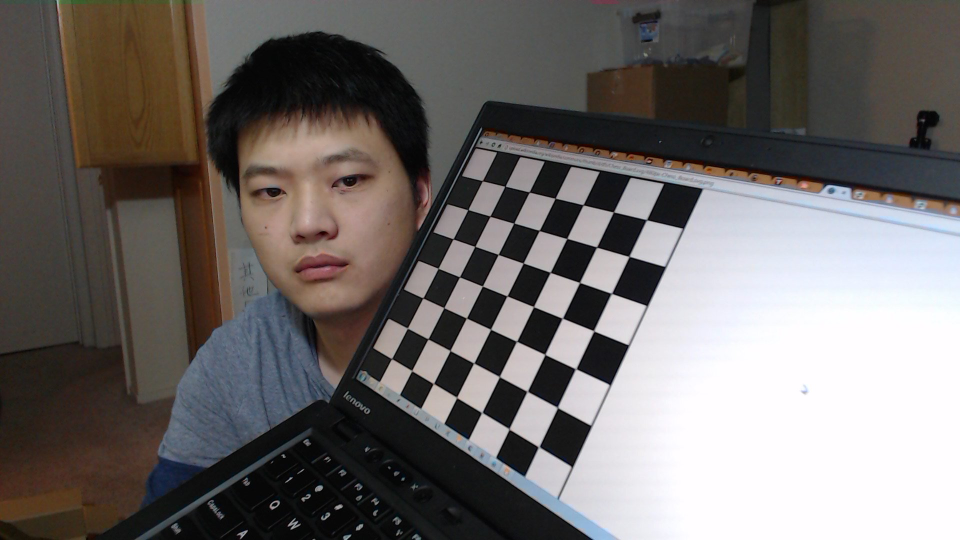
#> input picture cameraCali.jpg, 1920 x 1080 px (shown at 1/2 size); its folder holds only this picture in this run
$ python detectDistortion.py   (Python 2 division)
#> lines starting #> are read from the running program, lines starting #| are printed output that depends on the picture; after the words box and inside, x2 and y2 are one past the last pixel; in counts of white or black regions, pixels touching at a corner belong together
import numpy as np
import cv2
import glob

# termination criteria
criteria = (cv2.TERM_CRITERIA_EPS + cv2.TERM_CRITERIA_MAX_ITER, 30, 0.001)

# prepare object points, like (0,0,0), (1,0,0), (2,0,0) ....,(6,5,0)
objp = np.zeros((6*7,3), np.float32)
objp[:,:2] = np.mgrid[0:7,0:6].T.reshape(-1,2)

# Arrays to store object points and image points from all the images.
objpoints = [] # 3d point in real world space
imgpoints = [] # 2d points in image plane.

images = glob.glob('camera*.jpg')
print "we are here"

for fname in images:
    img = cv2.imread(fname)
#> img is the input picture: shape (1080, 1920, 3); mean B, G, R 105.1, 106.9, 111.5
    gray = cv2.cvtColor(img,cv2.COLOR_BGR2GRAY)
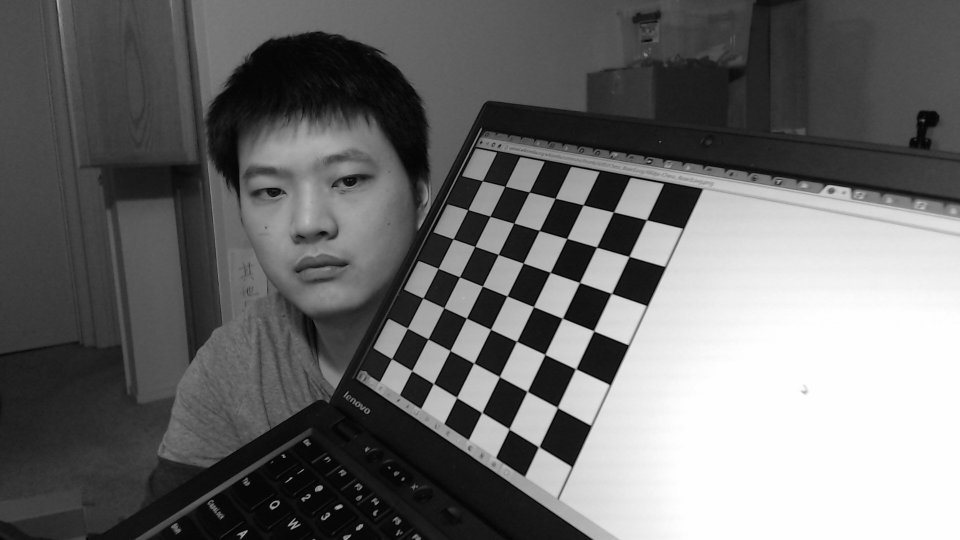
#> gray: shape (1080, 1920) (shown at 1/2 size); min 0, max 255, mean 108.1
    cv2.imshow('lala',gray)

    cv2.waitKey(1000)
    # Find the chess board corners
    ret, corners = cv2.findChessboardCorners(gray, (6,6),None)
#> ret = True; corners = 36 rows, first 8: [980.3, 432.8], [1028.1, 446.6], [1078.8, 461.4], [1134.4, 477.4], [1193.6, 494.5], [1258.9, 513.4], [950, 493.4], [996.7, 509.3]

    # If found, add object points, image points (after refining them)
    if True == True:
        objpoints.append(objp)

        cv2.cornerSubPix(gray,corners,(11,11),(-1,-1),criteria)
        imgpoints.append(corners)

        # Draw and display the corners
        cv2.drawChessboardCorners(img, (6,6), corners,ret)
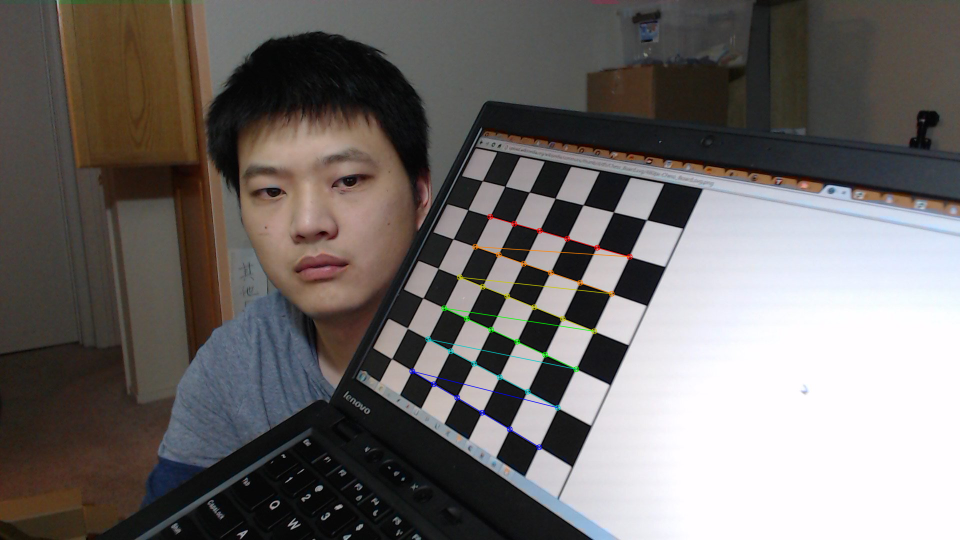
#> img: shape (1080, 1920, 3) (shown at 1/2 size); 0.59% of pixels changed, all inside (x1, y1, x2, y2) = (818, 427, 1266, 901)
        cv2.imshow('img',img)
        print "we are here"
        cv2.waitKey(1000)
#> (the run stopped early here; a loop or call above may not have finished)
